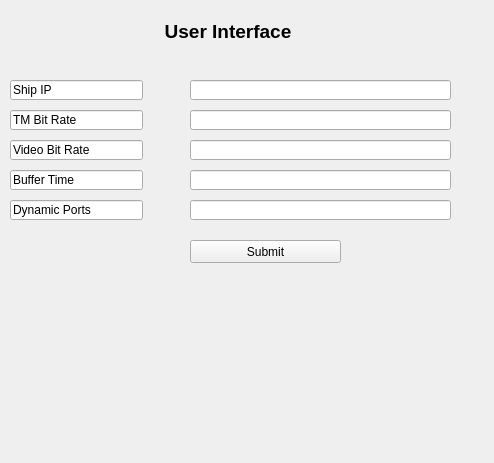
<?xml version="1.0" encoding="UTF-8"?>
<ui version="4.0">
 <class>Form</class>
 <widget class="QWidget" name="Form">
  <property name="geometry">
   <rect>
    <x>0</x>
    <y>0</y>
    <width>494</width>
    <height>463</height>
   </rect>
  </property>
  <property name="windowTitle">
   <string>Form</string>
  </property>
  <widget class="QLineEdit" name="Ship_IP">
   <property name="geometry">
    <rect>
     <x>10</x>
     <y>80</y>
     <width>133</width>
     <height>20</height>
    </rect>
   </property>
   <property name="text">
    <string>Ship IP</string>
   </property>
  </widget>
  <widget class="QLineEdit" name="user_input_ship">
   <property name="geometry">
    <rect>
     <x>190</x>
     <y>80</y>
     <width>261</width>
     <height>20</height>
    </rect>
   </property>
  </widget>
  <widget class="QLineEdit" name="user_input_TM">
   <property name="geometry">
    <rect>
     <x>190</x>
     <y>110</y>
     <width>261</width>
     <height>20</height>
    </rect>
   </property>
  </widget>
  <widget class="QLineEdit" name="lineEdit_4">
   <property name="geometry">
    <rect>
     <x>190</x>
     <y>140</y>
     <width>261</width>
     <height>20</height>
    </rect>
   </property>
  </widget>
  <widget class="QLineEdit" name="lineEdit_6">
   <property name="geometry">
    <rect>
     <x>190</x>
     <y>170</y>
     <width>261</width>
     <height>20</height>
    </rect>
   </property>
  </widget>
  <widget class="QLineEdit" name="lineEdit_8">
   <property name="geometry">
    <rect>
     <x>190</x>
     <y>200</y>
     <width>261</width>
     <height>20</height>
    </rect>
   </property>
  </widget>
  <widget class="QLineEdit" name="lineEdit">
   <property name="geometry">
    <rect>
     <x>10</x>
     <y>110</y>
     <width>133</width>
     <height>20</height>
    </rect>
   </property>
   <property name="text">
    <string>TM Bit Rate</string>
   </property>
  </widget>
  <widget class="QLineEdit" name="lineEdit_3">
   <property name="geometry">
    <rect>
     <x>10</x>
     <y>140</y>
     <width>133</width>
     <height>20</height>
    </rect>
   </property>
   <property name="text">
    <string>Video Bit Rate</string>
   </property>
  </widget>
  <widget class="QLineEdit" name="lineEdit_5">
   <property name="geometry">
    <rect>
     <x>10</x>
     <y>170</y>
     <width>133</width>
     <height>20</height>
    </rect>
   </property>
   <property name="text">
    <string>Buffer Time</string>
   </property>
  </widget>
  <widget class="QLineEdit" name="lineEdit_7">
   <property name="geometry">
    <rect>
     <x>10</x>
     <y>200</y>
     <width>133</width>
     <height>20</height>
    </rect>
   </property>
   <property name="text">
    <string>Dynamic Ports</string>
   </property>
  </widget>
  <widget class="QPushButton" name="pushButton">
   <property name="geometry">
    <rect>
     <x>190</x>
     <y>240</y>
     <width>151</width>
     <height>23</height>
    </rect>
   </property>
   <property name="text">
    <string>Submit</string>
   </property>
  </widget>
  <widget class="QLabel" name="label">
   <property name="geometry">
    <rect>
     <x>160</x>
     <y>20</y>
     <width>136</width>
     <height>23</height>
    </rect>
   </property>
   <property name="font">
    <font>
     <pointsize>14</pointsize>
     <weight>75</weight>
     <bold>true</bold>
    </font>
   </property>
   <property name="text">
    <string>User Interface</string>
   </property>
   <property name="alignment">
    <set>Qt::AlignCenter</set>
   </property>
  </widget>
 </widget>
 <resources/>
 <connections/>
</ui>
